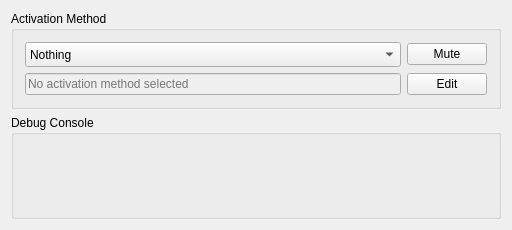
<?xml version="1.0" encoding="UTF-8"?>
<ui version="4.0">
 <class>MainWindow</class>
 <widget class="QMainWindow" name="MainWindow">
  <property name="geometry">
   <rect>
    <x>0</x>
    <y>0</y>
    <width>512</width>
    <height>230</height>
   </rect>
  </property>
  <property name="minimumSize">
   <size>
    <width>512</width>
    <height>230</height>
   </size>
  </property>
  <property name="windowTitle">
   <string>Cursor Locker</string>
  </property>
  <property name="iconSize">
   <size>
    <width>0</width>
    <height>0</height>
   </size>
  </property>
  <widget class="QWidget" name="gdMain">
   <layout class="QGridLayout" name="gridLayout_2" rowstretch="0,1">
    <item row="0" column="0">
     <widget class="QGroupBox" name="vlActivation">
      <property name="title">
       <string>Activation Method</string>
      </property>
      <layout class="QVBoxLayout" name="verticalLayout">
       <item>
        <layout class="QHBoxLayout" name="hlActivationMethod" stretch="5,0">
         <item>
          <widget class="QComboBox" name="cbxActivationMethod">
           <property name="minimumSize">
            <size>
             <width>0</width>
             <height>25</height>
            </size>
           </property>
           <item>
            <property name="text">
             <string>Nothing</string>
            </property>
           </item>
           <item>
            <property name="text">
             <string>Keybinding</string>
            </property>
           </item>
           <item>
            <property name="text">
             <string>Process Image</string>
            </property>
           </item>
           <item>
            <property name="text">
             <string>Window Title</string>
            </property>
           </item>
          </widget>
         </item>
         <item>
          <widget class="QPushButton" name="btnMuteBeepBoop">
           <property name="text">
            <string>Mute</string>
           </property>
          </widget>
         </item>
        </layout>
       </item>
       <item>
        <layout class="QHBoxLayout" name="hlActivationParameter" stretch="0,0">
         <item>
          <widget class="QLineEdit" name="linActivationParameter">
           <property name="enabled">
            <bool>false</bool>
           </property>
           <property name="placeholderText">
            <string>No activation method selected</string>
           </property>
          </widget>
         </item>
         <item>
          <widget class="QPushButton" name="btnEditActivationParameter">
           <property name="text">
            <string>Edit</string>
           </property>
          </widget>
         </item>
        </layout>
       </item>
      </layout>
     </widget>
    </item>
    <item row="1" column="0">
     <widget class="QGroupBox" name="grpDebugConsole">
      <property name="title">
       <string>Debug Console</string>
      </property>
     </widget>
    </item>
   </layout>
  </widget>
 </widget>
 <layoutdefault spacing="6" margin="11"/>
 <resources/>
 <connections/>
</ui>
